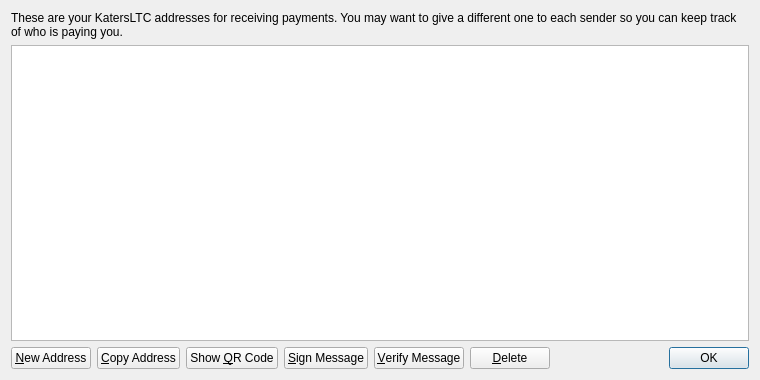
<?xml version="1.0" encoding="UTF-8"?>
<ui version="4.0">
 <class>AddressBookPage</class>
 <widget class="QWidget" name="AddressBookPage">
  <property name="geometry">
   <rect>
    <x>0</x>
    <y>0</y>
    <width>760</width>
    <height>380</height>
   </rect>
  </property>
  <property name="windowTitle">
   <string>Address Book</string>
  </property>
  <layout class="QVBoxLayout" name="verticalLayout">
   <item>
    <widget class="QLabel" name="labelExplanation">
     <property name="text">
      <string>These are your KatersLTC addresses for receiving payments. You may want to give a different one to each sender so you can keep track of who is paying you.</string>
     </property>
     <property name="textFormat">
      <enum>Qt::PlainText</enum>
     </property>
     <property name="wordWrap">
      <bool>true</bool>
     </property>
    </widget>
   </item>
   <item>
    <widget class="QTableView" name="tableView">
     <property name="contextMenuPolicy">
      <enum>Qt::CustomContextMenu</enum>
     </property>
     <property name="toolTip">
      <string>Double-click to edit address or label</string>
     </property>
     <property name="tabKeyNavigation">
      <bool>false</bool>
     </property>
     <property name="alternatingRowColors">
      <bool>true</bool>
     </property>
     <property name="selectionMode">
      <enum>QAbstractItemView::SingleSelection</enum>
     </property>
     <property name="selectionBehavior">
      <enum>QAbstractItemView::SelectRows</enum>
     </property>
     <property name="sortingEnabled">
      <bool>true</bool>
     </property>
     <attribute name="verticalHeaderVisible">
      <bool>false</bool>
     </attribute>
    </widget>
   </item>
   <item>
    <layout class="QHBoxLayout" name="horizontalLayout">
     <item>
      <widget class="QPushButton" name="newAddressButton">
       <property name="toolTip">
        <string>Create a new address</string>
       </property>
       <property name="text">
        <string>&amp;New Address</string>
       </property>
       <property name="icon">
        <iconset resource="../bitcoin.qrc">
         <normaloff>:/icons/add</normaloff>:/icons/add</iconset>
       </property>
      </widget>
     </item>
     <item>
      <widget class="QPushButton" name="copyToClipboard">
       <property name="toolTip">
        <string>Copy the currently selected address to the system clipboard</string>
       </property>
       <property name="text">
        <string>&amp;Copy Address</string>
       </property>
       <property name="icon">
        <iconset resource="../bitcoin.qrc">
         <normaloff>:/icons/editcopy</normaloff>:/icons/editcopy</iconset>
       </property>
      </widget>
     </item>
     <item>
      <widget class="QPushButton" name="showQRCode">
       <property name="text">
        <string>Show &amp;QR Code</string>
       </property>
       <property name="icon">
        <iconset resource="../bitcoin.qrc">
         <normaloff>:/icons/qrcode</normaloff>:/icons/qrcode</iconset>
       </property>
      </widget>
     </item>
     <item>
      <widget class="QPushButton" name="signMessage">
       <property name="toolTip">
        <string>Sign a message to prove you own a Bitcoin address</string>
       </property>
       <property name="text">
        <string>&amp;Sign Message</string>
       </property>
       <property name="icon">
        <iconset resource="../bitcoin.qrc">
         <normaloff>:/icons/edit</normaloff>:/icons/edit</iconset>
       </property>
      </widget>
     </item>
     <item>
      <widget class="QPushButton" name="verifyMessage">
       <property name="toolTip">
        <string>Verify a message to ensure it was signed with a specified Bitcoin address</string>
       </property>
       <property name="text">
        <string>&amp;Verify Message</string>
       </property>
       <property name="icon">
        <iconset resource="../bitcoin.qrc">
         <normaloff>:/icons/transaction_0</normaloff>:/icons/transaction_0</iconset>
       </property>
      </widget>
     </item>
     <item>
      <widget class="QPushButton" name="deleteButton">
       <property name="toolTip">
        <string>Delete the currently selected address from the list. Only sending addresses can be deleted.</string>
       </property>
       <property name="text">
        <string>&amp;Delete</string>
       </property>
       <property name="icon">
        <iconset resource="../bitcoin.qrc">
         <normaloff>:/icons/remove</normaloff>:/icons/remove</iconset>
       </property>
      </widget>
     </item>
     <item>
      <spacer name="horizontalSpacer">
       <property name="orientation">
        <enum>Qt::Horizontal</enum>
       </property>
       <property name="sizeHint" stdset="0">
        <size>
         <width>40</width>
         <height>20</height>
        </size>
       </property>
      </spacer>
     </item>
     <item>
      <widget class="QDialogButtonBox" name="buttonBox">
       <property name="sizePolicy">
        <sizepolicy hsizetype="Maximum" vsizetype="Fixed">
         <horstretch>0</horstretch>
         <verstretch>0</verstretch>
        </sizepolicy>
       </property>
       <property name="standardButtons">
        <set>QDialogButtonBox::Ok</set>
       </property>
      </widget>
     </item>
    </layout>
   </item>
  </layout>
 </widget>
 <resources>
  <include location="../bitcoin.qrc"/>
 </resources>
 <connections/>
</ui>
